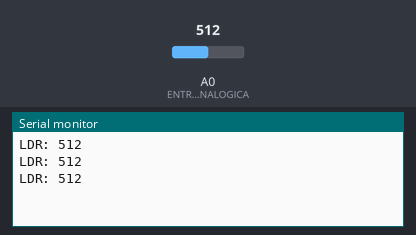
Recording of a sketch running on a simulated Arduino Uno, built with avr-gcc and run on an emulated ATmega328P. Shown: the last lines printed to the serial monitor. The inputs (shaded band) are chosen by the test bench; at power-on: A0 (ENTRADA_ANALOGICA) = 512.

Above: at 1.3 s.
1.4 s: A0 (ENTRADA_ANALOGICA) set to 716
At 1.9 s:
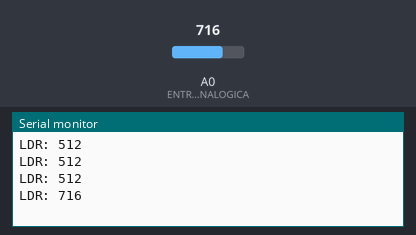
2.9 s: A0 (ENTRADA_ANALOGICA) set to 900
At 3.4 s:
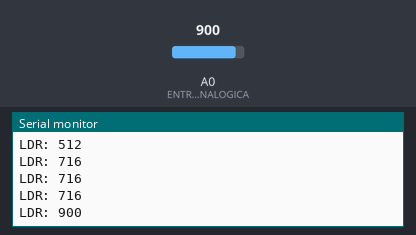
Timing chart, 0 to 5.9 s (numbered marks = the images above; inputs shaded):
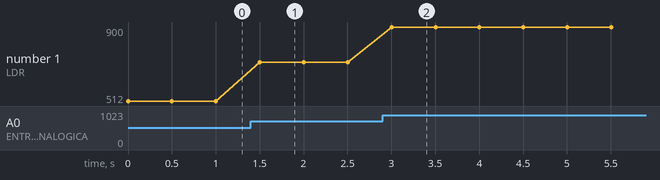

The sketch:

ldr.ino
```cpp
#define ENTRADA_ANALOGICA A0
int valor_adc_LDR = 0;

void setup() {
  Serial.begin(9600); // usar mesma baud rate no Node.js
}

void loop() {
  valor_adc_LDR = analogRead(ENTRADA_ANALOGICA);
  Serial.print("LDR: ");
  Serial.println(valor_adc_LDR);
  delay(500);
}
```

Measured:
- after the input at 1.4 s, the serial monitor: prints a new line after 0.10 s (image 1)
- after the input at 2.9 s, the serial monitor: prints a new line after 0.10 s (image 2)
- plotted number 1: 512 → 716 after the input at 1.4 s, 716 → 900 after the input at 2.9 s
